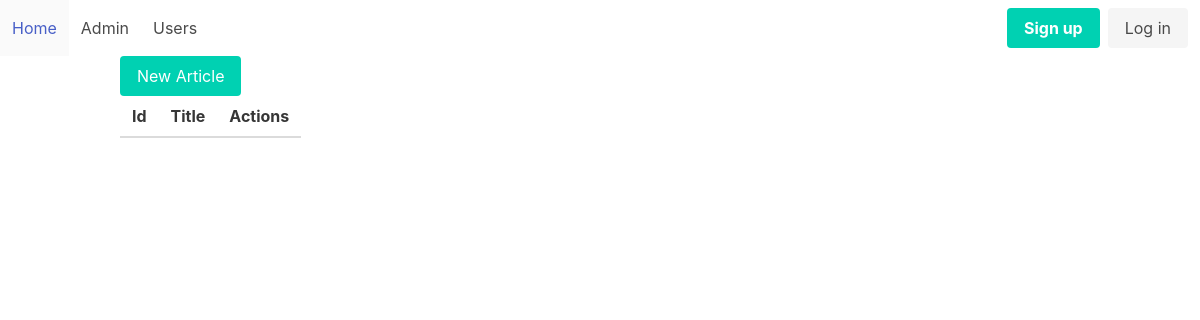
Before: /admin/articles with the older database file.
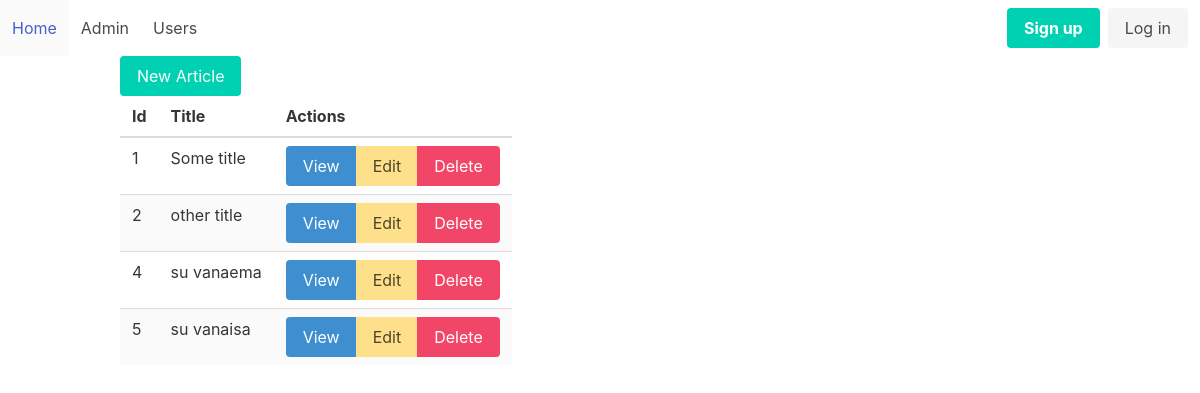
After: the same page with the newer database file.
### tables this page shows
CREATE TABLE "articles"
(
    id    integer
        primary key autoincrement,
    title text,
    body  text
);

### helpers.php (called while the page is built, shortened)
<?php
function view($viewName, $vars = []){
    extract($vars);
    include __DIR__ . "/views/$viewName.php";
}

### src/Controllers/ArticlesController.php (called while the page is built, shortened)
<?php
class ArticlesController {
    public function index(){
        $articles = Article::all();
        view('articles/index', compact('articles'));
    }
}

### src/DB.php (called while the page is built, shortened)
<?php
class DB
{
  private $conn;
  public function __construct()
  {
    try {
      $this->conn = new PDO("sqlite:db.sqlite");
      $this->conn->setAttribute(PDO::ATTR_ERRMODE, PDO::ERRMODE_EXCEPTION);
    } catch (PDOException $e) {
      echo "Connection failed: " . $e->getMessage();
    }
  }
  public function all($table, $class)
  {
    $stmt = $this->conn->prepare("SELECT * FROM $table");
    $stmt->execute();
    $stmt->setFetchMode(PDO::FETCH_CLASS, $class);
    return $stmt->fetchAll();
  }
}

### src/Models/Model.php (called while the page is built, shortened)
<?php
class Model {
    public static $table;
    public static function all(){
    	$db = new DB();
        return $db->all(static::$table, static::class);
    }
    }

### views/articles/index.php (the view)
<?php include __DIR__ . '/../partials/header.php'; ?>
<div class="container">
    <a href="/admin/articles/new" class="button is-primary">New Article</a>
    <table class="table is-striped">
        <thead>
            <th>Id</th>
            <th>Title</th>
            <th>Actions</th>
        </thead>
        <tbody>
            <?php foreach ($articles as $article) : ?>
                <tr>
                    <td><?= $article->id ?></td>
                    <td><?= $article->title ?></td>
                    <td>
                        <div class="buttons has-addons">
                            <a class="button is-info" href="/admin/articles/view?id=<?=$article->id?>">View</a>
                            <a class="button is-warning" href="/admin/articles/edit?id=<?=$article->id?>">Edit</a>
                            <a class="button is-danger" href="/admin/articles/delete?id=<?=$article->id?>">Delete</a>
                        </div>
                    </td>
                </tr>
            <?php endforeach; ?>
        </tbody>
    </table>
</div>
<?php include __DIR__ . '/../partials/footer.php'; ?>

Changed rows visible on the page:
added articles: id "1", title "Some title"
added articles: id "2", title "other title"
added articles: id "4", title "su vanaema"
added articles: id "5", title "su vanaisa"
